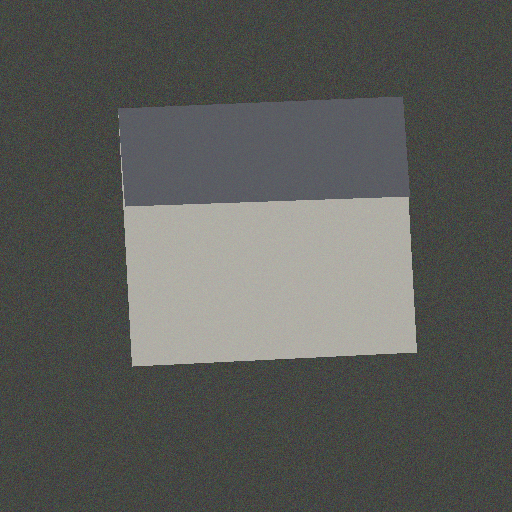
#> input picture be/tests/fixtures/imagery/roof-01.png, 512 x 512 px
$ python -i postprocess.py   (imports and definitions only)
#> lines starting #> are read from the running program, lines starting #| are printed output that depends on the picture
#> further down, picture is the input picture: shape (512, 512, 3); mean B, G, R 87.5, 91.1, 89.8
"""
Pipeline Post-Processing 'Anti-Blobby' & Filter Anti-Jalan SunSight.

Implementasi spesifikasi CLAUDE.md Bagian 4.C.4:
  1. Pembersihan mask morfologis (MORPH_CLOSE lalu MORPH_OPEN, kernel 3x3).
  2. Filter geometri anti-jalan & noise (minAreaRect aspect_ratio > 4.5 atau area < 200 px^2).
  3. Regularisasi poligon:
     - rectangularity >= 0.80 -> snap ke 4 sudut 90 derajat (cv2.boxPoints).
     - 0.55 <= rectangularity < 0.80 -> approxPolyDP + orthogonal edge snapping ke sudut dominan.
     - < 0.55 -> approxPolyDP rapi.
  4. Hitung ulang area_px (Shoelace) dan bbox (x1, y1, x2, y2) dari poligon final.

Modul ini juga dipakai langsung oleh script uji ablasi Jurnal SINTA 4
(`ml/scripts/05_evaluate_ablation.py`) agar metode produksi & paper 100% identik.
"""

from __future__ import annotations

import math
from dataclasses import dataclass
from typing import List, Literal, Optional, Tuple

import cv2
import numpy as np

RegularizationMode = Literal["raw", "douglas_peucker", "orthogonal"]


@dataclass
class RegularizedPolygon:
    points: List[List[float]]
    bbox: dict[str, float]
    area_px: float
    rectangularity: float
    aspect_ratio: float
    strategy: str


def apply_clahe_lab(bgr_image: np.ndarray, clip_limit: float = 2.0, tile_grid: int = 8) -> np.ndarray:
    """Normalisasi luminansi adaptif CLAHE pada kanal L ruang warna CIE-LAB."""
#> called with clip_limit = 2, tile_grid = 8
    lab = cv2.cvtColor(bgr_image, cv2.COLOR_BGR2LAB)
#> lab: shape (512, 512, 3); mean of channels 0, 1, 2 97.2, 126.9, 130
    l_chan, a_chan, b_chan = cv2.split(lab)
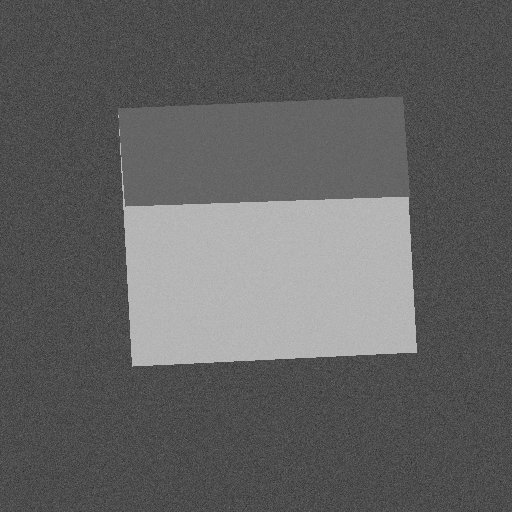
#> l_chan: shape (512, 512); min 41, max 193, mean 97.2
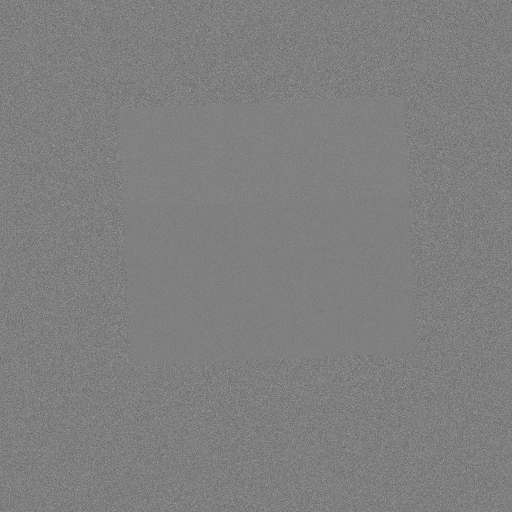
#> a_chan: shape (512, 512); min 98, max 160, mean 126.9
    clahe = cv2.createCLAHE(clipLimit=clip_limit, tileGridSize=(tile_grid, tile_grid))
    l_eq = clahe.apply(l_chan)
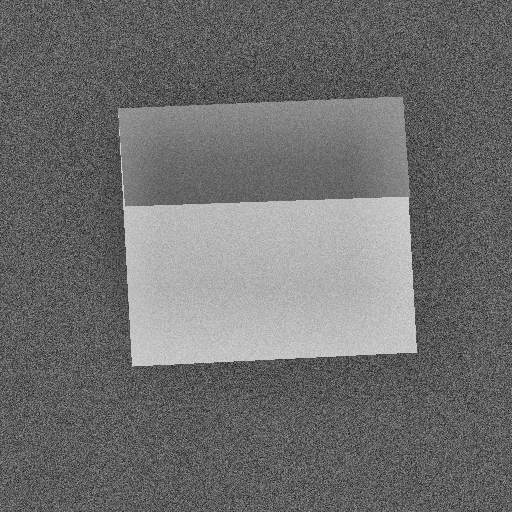
#> l_eq: shape (512, 512); min 27, max 216, mean 110.7
    merged = cv2.merge((l_eq, a_chan, b_chan))
#> merged: shape (512, 512, 3); mean of channels 0, 1, 2 110.7, 126.9, 130
    return cv2.cvtColor(merged, cv2.COLOR_LAB2BGR)
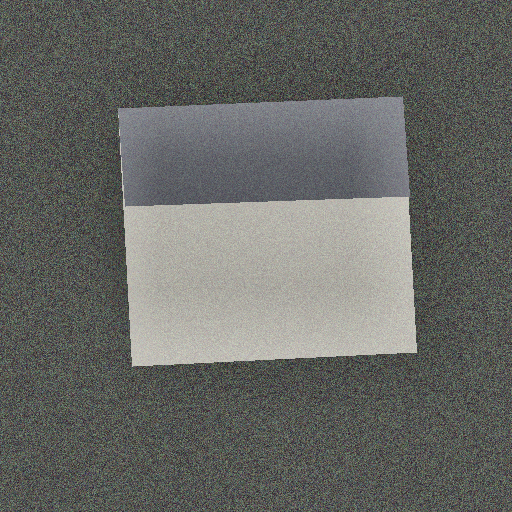
#> returned value: shape (512, 512, 3); mean B, G, R 100.2, 104.1, 102.6


# [294 lines left out: functions shoelace_area, compute_bbox, _dedupe_consecutive, _remove_collinear, _dominant_edge_angle_deg, _polygon_mask_iou and 2 more, not called in this run]

>>> import cv2
>>> picture = cv2.imread('../../../be/tests/fixtures/imagery/roof-01.png')
>>> result = apply_clahe_lab(picture)

$ run again, on be/tests/fixtures/imagery/roof-02.png
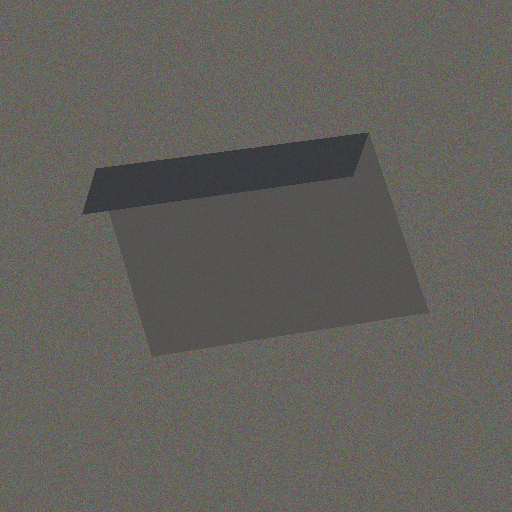
#> input picture be/tests/fixtures/imagery/roof-02.png, 512 x 512 px
#> picture is the input picture: shape (512, 512, 3); mean B, G, R 91.4, 96.3, 98.2
#> lab: shape (512, 512, 3); mean of channels 0, 1, 2 104.4, 127.9, 131.1
#> in apply_clahe_lab, `l_eq = clahe.apply(l_chan)`:
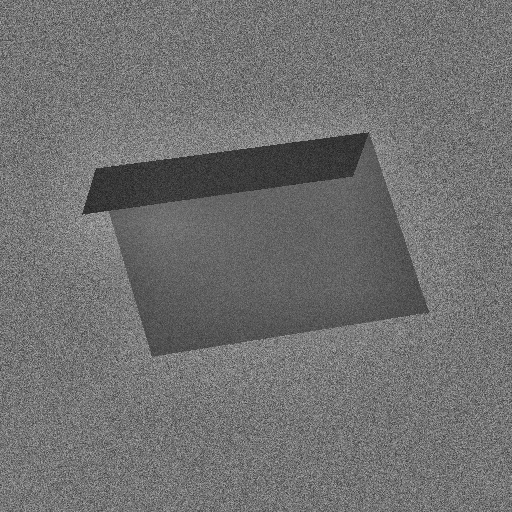
#> l_eq: shape (512, 512); min 31, max 183, mean 112.5
#> merged: shape (512, 512, 3); mean of channels 0, 1, 2 112.5, 127.9, 131.1
#> in apply_clahe_lab, `return cv2.cvtColor(merged, cv2.COLOR_LAB2BGR)`:
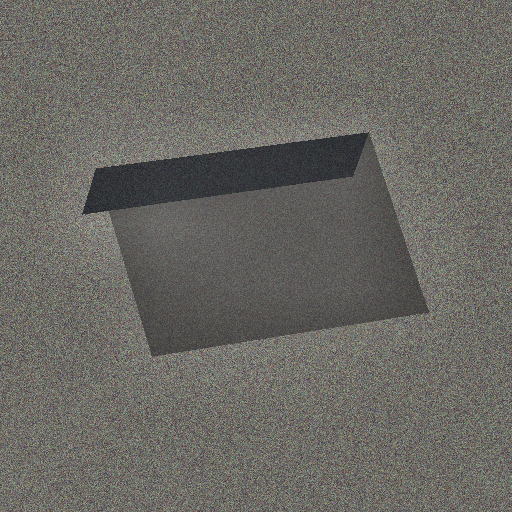
#> returned value: shape (512, 512, 3); mean B, G, R 99.4, 104.6, 106.3

$ run again, on be/tests/fixtures/imagery/roof-03.png
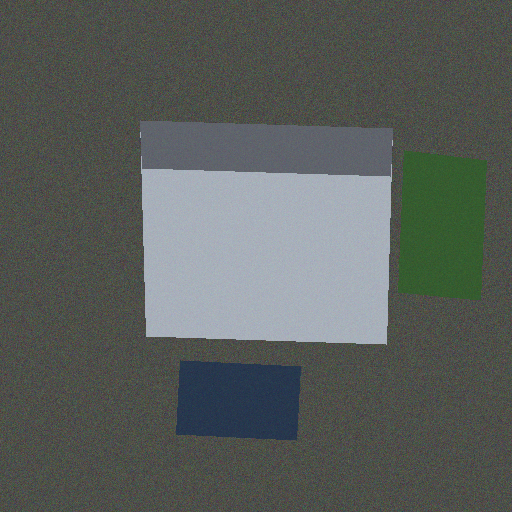
#> input picture be/tests/fixtures/imagery/roof-03.png, 512 x 512 px
#> picture is the input picture: shape (512, 512, 3); mean B, G, R 91.3, 94.9, 89.8
#> lab: shape (512, 512, 3); mean of channels 0, 1, 2 100.7, 125.6, 129.7
#> in apply_clahe_lab, `l_chan, a_chan, b_chan = cv2.split(lab)`:
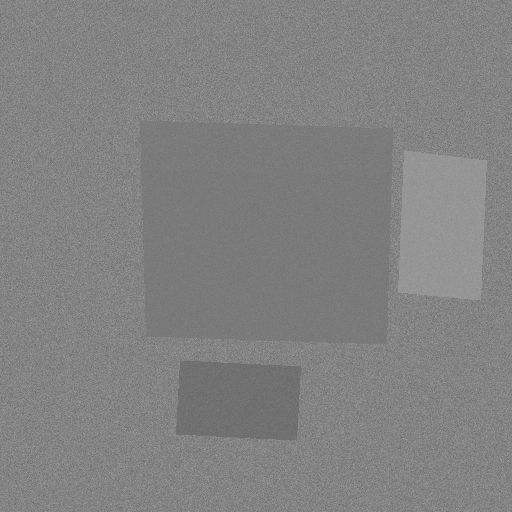
#> b_chan: shape (512, 512); min 97, max 163, mean 129.7
#> merged: shape (512, 512, 3); mean of channels 0, 1, 2 112, 125.6, 129.7
#> in apply_clahe_lab, `return cv2.cvtColor(merged, cv2.COLOR_LAB2BGR)`:
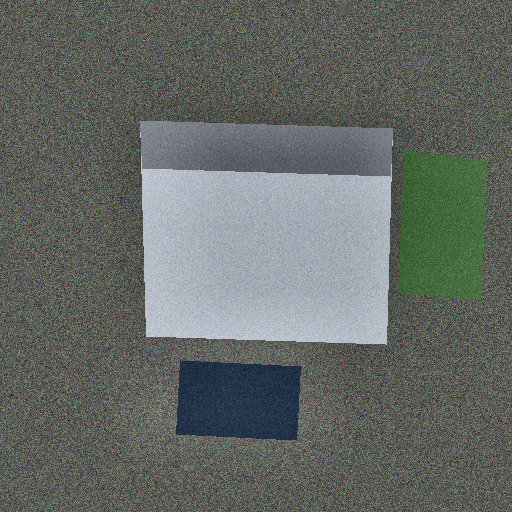
#> returned value: shape (512, 512, 3); mean B, G, R 101.9, 105.9, 100.6
